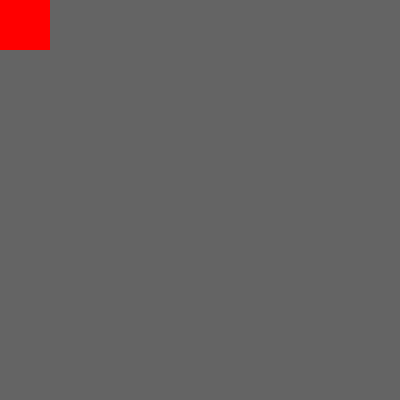
Frame 1 (no input)
Frame 60 (the mouse pressed at the canvas centre just before this capture): identical to frame 1, image omitted
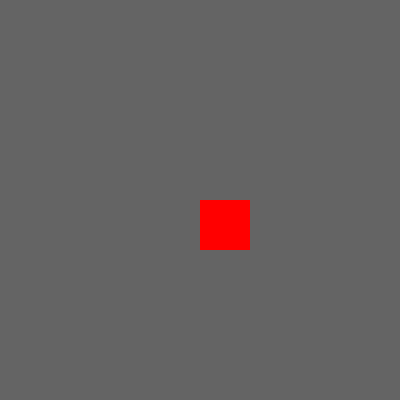
Frame 120 (the mouse held since frame 60 and released just before this capture)

The Processing sketch that drew these frames (run headless with seeded random() and noise(); from frame 60 on, the mouse is pressed at the canvas centre):

// Processing sketch: hoverisred
// ── hoverisred.pde
int cols = 8;
int rows = 8;

int cellW, cellH;   // cell width/height in pixels

void setup() {
  size(400, 400);
  // Make cells fit the canvas evenly
  cellW = width / cols;
  cellH = height / rows;
}

void draw() {
  background(240);

  // Optional: cleaner look
  noStroke();

  for (int y = 0; y < rows; y++) {
    for (int x = 0; x < cols; x++) {

      int posX = x * cellW;
      int posY = y * cellH;

      // Is the mouse inside this cell?
      boolean hovering =
        mouseX >= posX && mouseX < posX + cellW &&
        mouseY >= posY && mouseY < posY + cellH;

      if (hovering) {
        fill(255, 0, 0);          // hovered: red
      } else {
        fill(100);               // not hovered: gray
      }

      rect(posX, posY, cellW, cellH);
    }
  }
}
